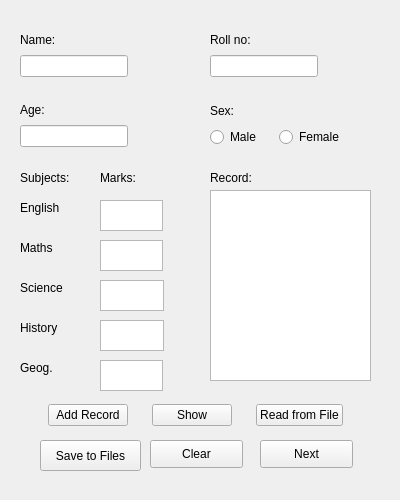
<?xml version="1.0" encoding="UTF-8"?>
<ui version="4.0">
 <class>MainWindow</class>
 <widget class="QMainWindow" name="MainWindow">
  <property name="geometry">
   <rect>
    <x>0</x>
    <y>0</y>
    <width>400</width>
    <height>500</height>
   </rect>
  </property>
  <property name="sizePolicy">
   <sizepolicy hsizetype="Fixed" vsizetype="Fixed">
    <horstretch>0</horstretch>
    <verstretch>0</verstretch>
   </sizepolicy>
  </property>
  <property name="minimumSize">
   <size>
    <width>400</width>
    <height>500</height>
   </size>
  </property>
  <property name="maximumSize">
   <size>
    <width>400</width>
    <height>500</height>
   </size>
  </property>
  <property name="windowTitle">
   <string>MainWindow</string>
  </property>
  <widget class="QWidget" name="centralwidget">
   <widget class="QScrollBar" name="verticalScrollBar">
    <property name="geometry">
     <rect>
      <x>720</x>
      <y>80</y>
      <width>20</width>
      <height>361</height>
     </rect>
    </property>
    <property name="orientation">
     <enum>Qt::Vertical</enum>
    </property>
   </widget>
   <widget class="QLabel" name="Record">
    <property name="geometry">
     <rect>
      <x>210</x>
      <y>170</y>
      <width>51</width>
      <height>16</height>
     </rect>
    </property>
    <property name="text">
     <string>Record:</string>
    </property>
   </widget>
   <widget class="QPushButton" name="SavetoFiles">
    <property name="geometry">
     <rect>
      <x>40</x>
      <y>440</y>
      <width>101</width>
      <height>31</height>
     </rect>
    </property>
    <property name="sizePolicy">
     <sizepolicy hsizetype="Fixed" vsizetype="Fixed">
      <horstretch>0</horstretch>
      <verstretch>0</verstretch>
     </sizepolicy>
    </property>
    <property name="text">
     <string>Save to Files</string>
    </property>
   </widget>
   <widget class="QTextEdit" name="GeographyText">
    <property name="geometry">
     <rect>
      <x>100</x>
      <y>360</y>
      <width>63</width>
      <height>31</height>
     </rect>
    </property>
    <property name="sizePolicy">
     <sizepolicy hsizetype="Fixed" vsizetype="Fixed">
      <horstretch>0</horstretch>
      <verstretch>0</verstretch>
     </sizepolicy>
    </property>
   </widget>
   <widget class="QTextEdit" name="EnglishText">
    <property name="geometry">
     <rect>
      <x>100</x>
      <y>200</y>
      <width>63</width>
      <height>31</height>
     </rect>
    </property>
    <property name="sizePolicy">
     <sizepolicy hsizetype="Fixed" vsizetype="Fixed">
      <horstretch>0</horstretch>
      <verstretch>0</verstretch>
     </sizepolicy>
    </property>
   </widget>
   <widget class="QTextEdit" name="ScienceText">
    <property name="geometry">
     <rect>
      <x>100</x>
      <y>280</y>
      <width>64</width>
      <height>31</height>
     </rect>
    </property>
    <property name="sizePolicy">
     <sizepolicy hsizetype="Fixed" vsizetype="Fixed">
      <horstretch>0</horstretch>
      <verstretch>0</verstretch>
     </sizepolicy>
    </property>
   </widget>
   <widget class="QTextEdit" name="HistoryText">
    <property name="geometry">
     <rect>
      <x>100</x>
      <y>320</y>
      <width>64</width>
      <height>31</height>
     </rect>
    </property>
    <property name="sizePolicy">
     <sizepolicy hsizetype="Fixed" vsizetype="Fixed">
      <horstretch>0</horstretch>
      <verstretch>0</verstretch>
     </sizepolicy>
    </property>
   </widget>
   <widget class="QTextEdit" name="MathsText">
    <property name="geometry">
     <rect>
      <x>100</x>
      <y>240</y>
      <width>63</width>
      <height>31</height>
     </rect>
    </property>
    <property name="sizePolicy">
     <sizepolicy hsizetype="Fixed" vsizetype="Fixed">
      <horstretch>0</horstretch>
      <verstretch>0</verstretch>
     </sizepolicy>
    </property>
   </widget>
   <widget class="QLabel" name="EnglishLable">
    <property name="geometry">
     <rect>
      <x>20</x>
      <y>200</y>
      <width>55</width>
      <height>16</height>
     </rect>
    </property>
    <property name="text">
     <string>English</string>
    </property>
   </widget>
   <widget class="QLabel" name="MathsLabel">
    <property name="geometry">
     <rect>
      <x>20</x>
      <y>240</y>
      <width>55</width>
      <height>16</height>
     </rect>
    </property>
    <property name="text">
     <string>Maths</string>
    </property>
   </widget>
   <widget class="QLabel" name="ScienceLabel">
    <property name="geometry">
     <rect>
      <x>20</x>
      <y>280</y>
      <width>61</width>
      <height>16</height>
     </rect>
    </property>
    <property name="text">
     <string>Science</string>
    </property>
   </widget>
   <widget class="QLabel" name="HistoryLabel">
    <property name="geometry">
     <rect>
      <x>20</x>
      <y>320</y>
      <width>55</width>
      <height>16</height>
     </rect>
    </property>
    <property name="text">
     <string>History</string>
    </property>
   </widget>
   <widget class="QLabel" name="GeographyLabel">
    <property name="geometry">
     <rect>
      <x>20</x>
      <y>360</y>
      <width>55</width>
      <height>16</height>
     </rect>
    </property>
    <property name="text">
     <string>Geog.</string>
    </property>
   </widget>
   <widget class="QTextEdit" name="ShowBox">
    <property name="geometry">
     <rect>
      <x>210</x>
      <y>190</y>
      <width>161</width>
      <height>191</height>
     </rect>
    </property>
    <property name="sizePolicy">
     <sizepolicy hsizetype="Fixed" vsizetype="Fixed">
      <horstretch>0</horstretch>
      <verstretch>0</verstretch>
     </sizepolicy>
    </property>
   </widget>
   <widget class="QLabel" name="EnglishLable_2">
    <property name="geometry">
     <rect>
      <x>20</x>
      <y>170</y>
      <width>55</width>
      <height>16</height>
     </rect>
    </property>
    <property name="text">
     <string>Subjects:</string>
    </property>
   </widget>
   <widget class="QLabel" name="MathsLabel_2">
    <property name="geometry">
     <rect>
      <x>100</x>
      <y>170</y>
      <width>55</width>
      <height>16</height>
     </rect>
    </property>
    <property name="text">
     <string>Marks:</string>
    </property>
   </widget>
   <widget class="QWidget" name="layoutWidget">
    <property name="geometry">
     <rect>
      <x>20</x>
      <y>30</y>
      <width>139</width>
      <height>47</height>
     </rect>
    </property>
    <layout class="QVBoxLayout" name="verticalLayout">
     <item>
      <widget class="QLabel" name="Name">
       <property name="text">
        <string>Name:</string>
       </property>
      </widget>
     </item>
     <item>
      <widget class="QLineEdit" name="NameLine">
       <property name="sizePolicy">
        <sizepolicy hsizetype="Fixed" vsizetype="Fixed">
         <horstretch>0</horstretch>
         <verstretch>0</verstretch>
        </sizepolicy>
       </property>
      </widget>
     </item>
    </layout>
   </widget>
   <widget class="QWidget" name="layoutWidget">
    <property name="geometry">
     <rect>
      <x>20</x>
      <y>100</y>
      <width>139</width>
      <height>47</height>
     </rect>
    </property>
    <layout class="QVBoxLayout" name="verticalLayout_2">
     <item>
      <widget class="QLabel" name="Age">
       <property name="text">
        <string>Age:</string>
       </property>
      </widget>
     </item>
     <item>
      <widget class="QLineEdit" name="AgeLine">
       <property name="sizePolicy">
        <sizepolicy hsizetype="Fixed" vsizetype="Fixed">
         <horstretch>0</horstretch>
         <verstretch>0</verstretch>
        </sizepolicy>
       </property>
      </widget>
     </item>
    </layout>
   </widget>
   <widget class="QWidget" name="layoutWidget">
    <property name="geometry">
     <rect>
      <x>210</x>
      <y>30</y>
      <width>139</width>
      <height>47</height>
     </rect>
    </property>
    <layout class="QVBoxLayout" name="verticalLayout_3">
     <item>
      <widget class="QLabel" name="Rollno">
       <property name="text">
        <string>Roll no:</string>
       </property>
      </widget>
     </item>
     <item>
      <widget class="QLineEdit" name="RollnoLine">
       <property name="sizePolicy">
        <sizepolicy hsizetype="Fixed" vsizetype="Fixed">
         <horstretch>0</horstretch>
         <verstretch>0</verstretch>
        </sizepolicy>
       </property>
      </widget>
     </item>
    </layout>
   </widget>
   <widget class="QWidget" name="layoutWidget">
    <property name="geometry">
     <rect>
      <x>30</x>
      <y>400</y>
      <width>331</width>
      <height>31</height>
     </rect>
    </property>
    <layout class="QHBoxLayout" name="horizontalLayout">
     <item>
      <widget class="QPushButton" name="AddRecord">
       <property name="sizePolicy">
        <sizepolicy hsizetype="Fixed" vsizetype="Fixed">
         <horstretch>0</horstretch>
         <verstretch>0</verstretch>
        </sizepolicy>
       </property>
       <property name="text">
        <string>Add Record</string>
       </property>
      </widget>
     </item>
     <item>
      <widget class="QPushButton" name="Show">
       <property name="sizePolicy">
        <sizepolicy hsizetype="Fixed" vsizetype="Fixed">
         <horstretch>0</horstretch>
         <verstretch>0</verstretch>
        </sizepolicy>
       </property>
       <property name="text">
        <string>Show</string>
       </property>
      </widget>
     </item>
     <item>
      <widget class="QPushButton" name="ReadfromFile">
       <property name="sizePolicy">
        <sizepolicy hsizetype="Fixed" vsizetype="Fixed">
         <horstretch>0</horstretch>
         <verstretch>0</verstretch>
        </sizepolicy>
       </property>
       <property name="text">
        <string>Read from File</string>
       </property>
      </widget>
     </item>
    </layout>
   </widget>
   <widget class="QWidget" name="layoutWidget">
    <property name="geometry">
     <rect>
      <x>210</x>
      <y>100</y>
      <width>134</width>
      <height>47</height>
     </rect>
    </property>
    <layout class="QVBoxLayout" name="verticalLayout_4">
     <item>
      <widget class="QLabel" name="Sex">
       <property name="text">
        <string>Sex:</string>
       </property>
      </widget>
     </item>
     <item>
      <layout class="QHBoxLayout" name="horizontalLayout_2">
       <item>
        <widget class="QRadioButton" name="MaleButton">
         <property name="text">
          <string>Male</string>
         </property>
        </widget>
       </item>
       <item>
        <widget class="QRadioButton" name="FemaleButton">
         <property name="text">
          <string>Female</string>
         </property>
        </widget>
       </item>
      </layout>
     </item>
    </layout>
   </widget>
   <widget class="QPushButton" name="NextBtn">
    <property name="geometry">
     <rect>
      <x>260</x>
      <y>440</y>
      <width>93</width>
      <height>28</height>
     </rect>
    </property>
    <property name="text">
     <string>Next</string>
    </property>
   </widget>
   <widget class="QPushButton" name="ClearButton">
    <property name="geometry">
     <rect>
      <x>150</x>
      <y>440</y>
      <width>93</width>
      <height>28</height>
     </rect>
    </property>
    <property name="text">
     <string>Clear</string>
    </property>
   </widget>
  </widget>
  <widget class="QMenuBar" name="menubar">
   <property name="geometry">
    <rect>
     <x>0</x>
     <y>0</y>
     <width>400</width>
     <height>26</height>
    </rect>
   </property>
  </widget>
 </widget>
 <resources/>
 <connections/>
</ui>
